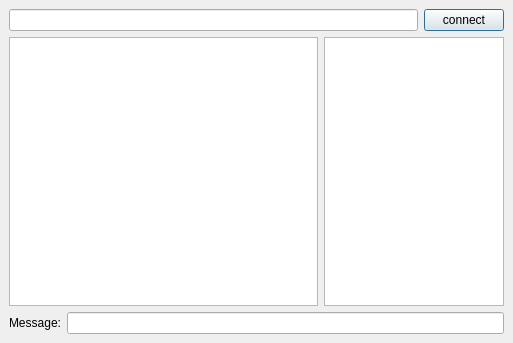
<?xml version="1.0" encoding="UTF-8"?>
<ui version="4.0">
 <class>ChatDialog</class>
 <widget class="QDialog" name="ChatDialog">
  <property name="geometry">
   <rect>
    <x>0</x>
    <y>0</y>
    <width>513</width>
    <height>343</height>
   </rect>
  </property>
  <property name="windowTitle">
   <string>P2P-chat</string>
  </property>
  <layout class="QVBoxLayout">
   <property name="spacing">
    <number>6</number>
   </property>
   <property name="leftMargin">
    <number>9</number>
   </property>
   <property name="topMargin">
    <number>9</number>
   </property>
   <property name="rightMargin">
    <number>9</number>
   </property>
   <property name="bottomMargin">
    <number>9</number>
   </property>
   <item>
    <layout class="QHBoxLayout" name="horizontalLayout">
     <item>
      <widget class="QLineEdit" name="nickName"/>
     </item>
     <item>
      <widget class="QPushButton" name="connectButton">
       <property name="text">
        <string>connect</string>
       </property>
      </widget>
     </item>
    </layout>
   </item>
   <item>
    <layout class="QHBoxLayout">
     <property name="spacing">
      <number>6</number>
     </property>
     <property name="leftMargin">
      <number>0</number>
     </property>
     <property name="topMargin">
      <number>0</number>
     </property>
     <property name="rightMargin">
      <number>0</number>
     </property>
     <property name="bottomMargin">
      <number>0</number>
     </property>
     <item>
      <widget class="QTextEdit" name="textEdit">
       <property name="focusPolicy">
        <enum>Qt::NoFocus</enum>
       </property>
       <property name="readOnly">
        <bool>true</bool>
       </property>
      </widget>
     </item>
     <item>
      <widget class="QListWidget" name="listWidget">
       <property name="maximumSize">
        <size>
         <width>180</width>
         <height>16777215</height>
        </size>
       </property>
       <property name="focusPolicy">
        <enum>Qt::NoFocus</enum>
       </property>
      </widget>
     </item>
    </layout>
   </item>
   <item>
    <layout class="QHBoxLayout">
     <property name="spacing">
      <number>6</number>
     </property>
     <property name="leftMargin">
      <number>0</number>
     </property>
     <property name="topMargin">
      <number>0</number>
     </property>
     <property name="rightMargin">
      <number>0</number>
     </property>
     <property name="bottomMargin">
      <number>0</number>
     </property>
     <item>
      <widget class="QLabel" name="label">
       <property name="text">
        <string>Message:</string>
       </property>
      </widget>
     </item>
     <item>
      <widget class="QLineEdit" name="inputMessage"/>
     </item>
    </layout>
   </item>
  </layout>
 </widget>
 <resources/>
 <connections/>
</ui>
